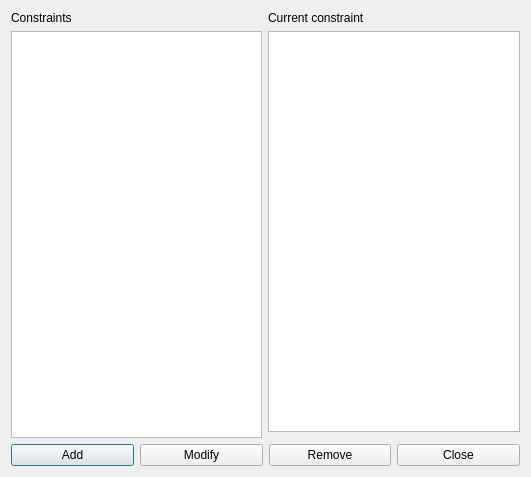
<?xml version="1.0" encoding="UTF-8"?>
<ui version="4.0">
 <class>ConstraintStudentsMaxRoomChangesPerRealDayInIntervalForm_template</class>
 <widget class="QDialog" name="ConstraintStudentsMaxRoomChangesPerRealDayInIntervalForm_template">
  <property name="geometry">
   <rect>
    <x>0</x>
    <y>0</y>
    <width>531</width>
    <height>477</height>
   </rect>
  </property>
  <property name="windowTitle">
   <string extracomment="This is the title of the dialog to see the list of all constraints of this type">Constraints students max room changes per real day in interval</string>
  </property>
  <layout class="QGridLayout" name="gridLayout_2">
   <item row="0" column="0" rowspan="2">
    <layout class="QVBoxLayout" name="verticalLayout">
     <item>
      <widget class="QLabel" name="constraintsTextLabel">
       <property name="frameShape">
        <enum>QFrame::NoFrame</enum>
       </property>
       <property name="frameShadow">
        <enum>QFrame::Plain</enum>
       </property>
       <property name="text">
        <string>Constraints</string>
       </property>
       <property name="wordWrap">
        <bool>false</bool>
       </property>
      </widget>
     </item>
     <item>
      <widget class="QListWidget" name="constraintsListWidget"/>
     </item>
    </layout>
   </item>
   <item row="0" column="1">
    <layout class="QVBoxLayout" name="verticalLayout_2">
     <item>
      <widget class="QLabel" name="currentConstraintTextLabel">
       <property name="text">
        <string>Current constraint</string>
       </property>
       <property name="wordWrap">
        <bool>false</bool>
       </property>
      </widget>
     </item>
     <item>
      <widget class="QPlainTextEdit" name="currentConstraintTextEdit"/>
     </item>
    </layout>
   </item>
   <item row="2" column="0" colspan="2">
    <layout class="QHBoxLayout" name="horizontalLayout">
     <item>
      <widget class="QPushButton" name="addConstraintPushButton">
       <property name="text">
        <string>Add</string>
       </property>
      </widget>
     </item>
     <item>
      <widget class="QPushButton" name="modifyConstraintPushButton">
       <property name="text">
        <string>Modify</string>
       </property>
      </widget>
     </item>
     <item>
      <widget class="QPushButton" name="removeConstraintPushButton">
       <property name="text">
        <string>Remove</string>
       </property>
      </widget>
     </item>
     <item>
      <widget class="QPushButton" name="closePushButton">
       <property name="text">
        <string>Close</string>
       </property>
      </widget>
     </item>
    </layout>
   </item>
  </layout>
 </widget>
 <layoutdefault spacing="6" margin="11"/>
 <resources/>
 <connections/>
</ui>
